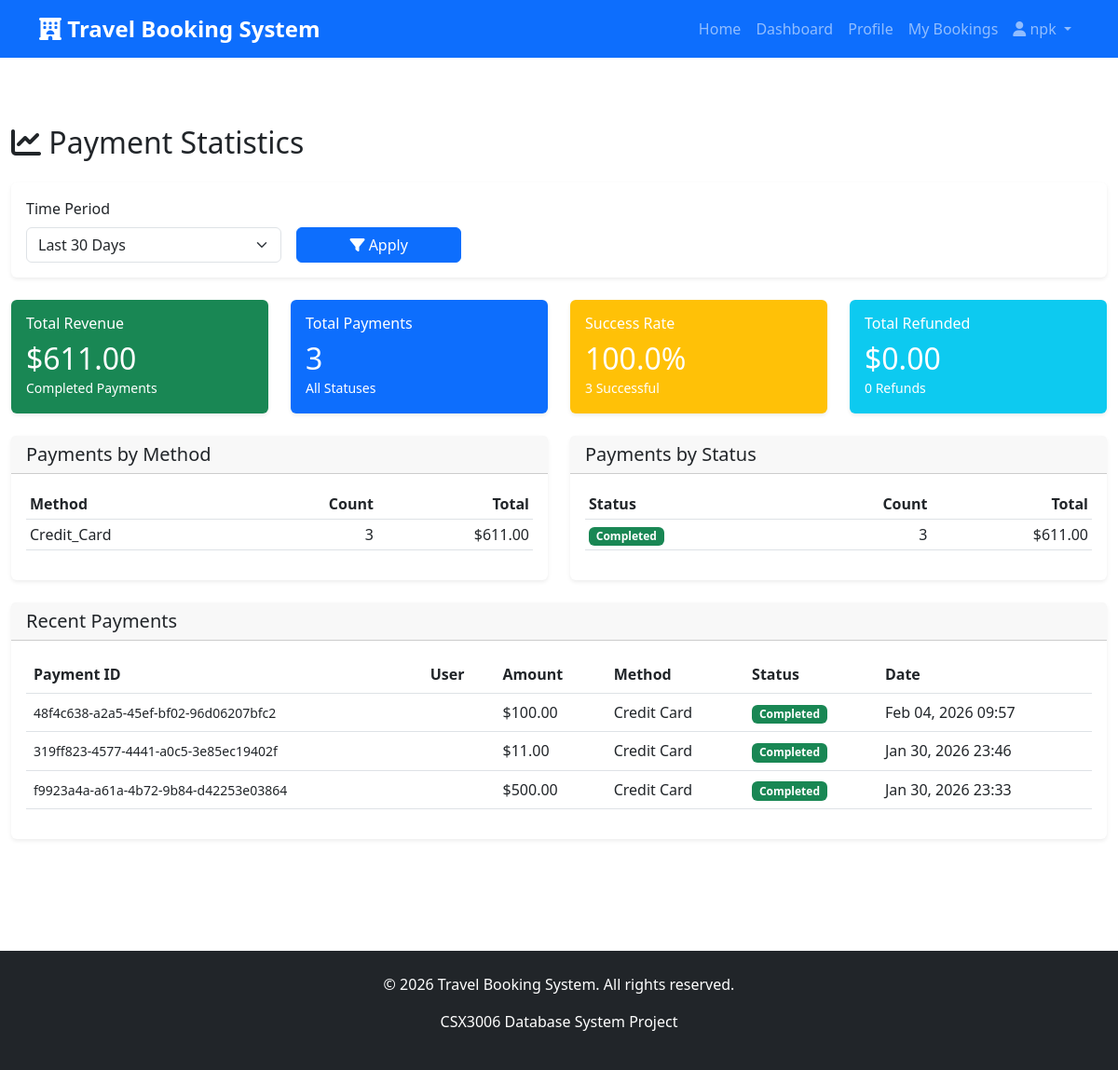
Before: /payments/statistics/ (signed in) with the older database file.
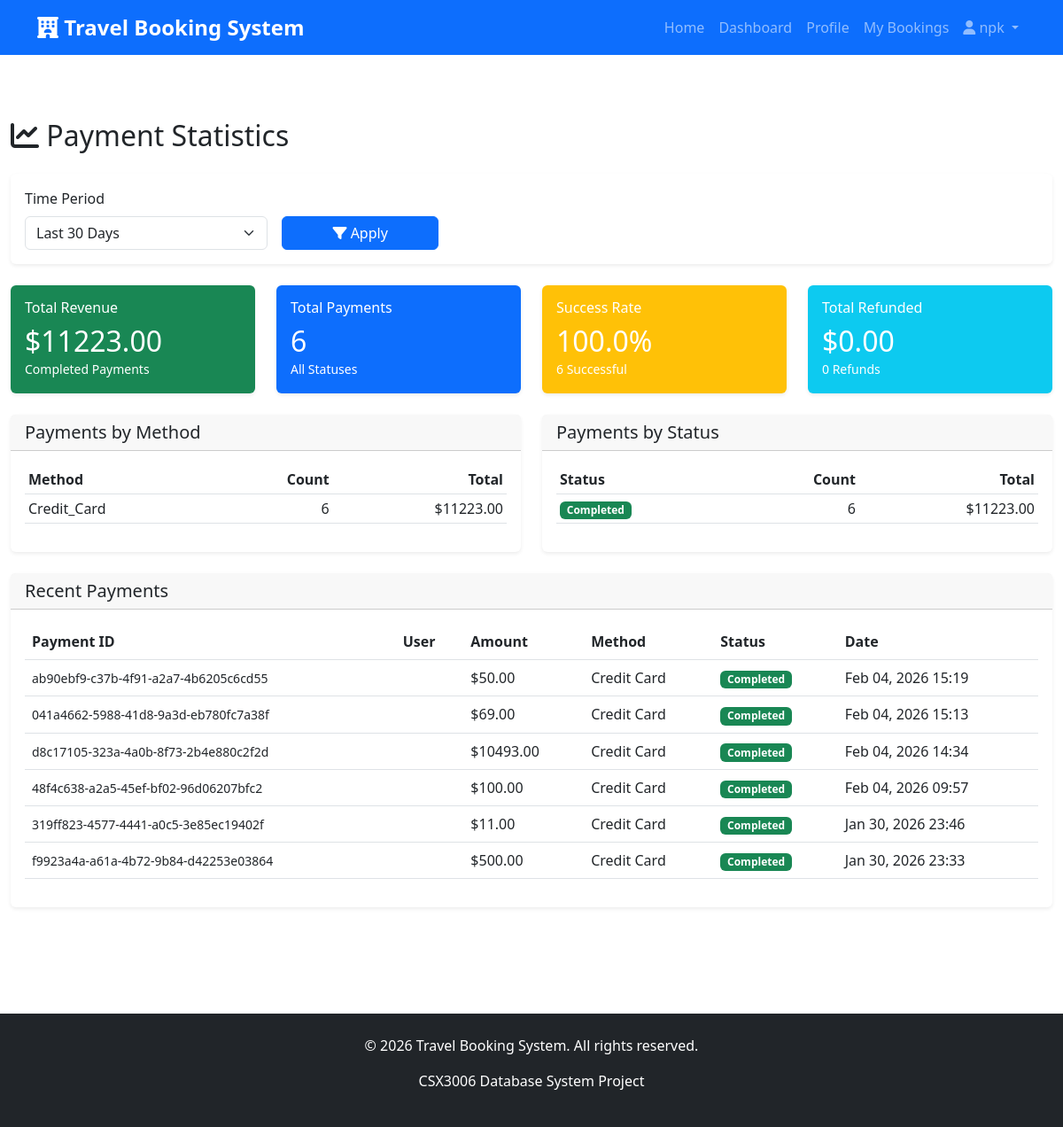
After: the same page with the newer database file.
### payments/models.py (models this page shows, shortened)
class Payment(models.Model):
    PAYMENT_METHOD_CHOICES = [
        ('credit_card', 'Credit Card'),
        ('debit_card', 'Debit Card'),
        ('bank_transfer', 'Bank Transfer'),
        ('paypal', 'PayPal'),
        ('cash', 'Cash'),
    ]
    STATUS_CHOICES = [
        ('pending', 'Pending'),
        ('completed', 'Completed'),
        ('failed', 'Failed'),
        ('refunded', 'Refunded'),
    ]
    CARD_TYPE_CHOICES = [
        ('visa', 'Visa'),
        ('mastercard', 'Mastercard'),
        ('amex', 'American Express'),
        ('discover', 'Discover'),
        ('other', 'Other'),
    ]
    payment_id = models.UUIDField(default=uuid.uuid4, unique=True, editable=False)
    booking = models.OneToOneField(Booking, on_delete=models.CASCADE, related_name='payment')
    user = models.ForeignKey(settings.AUTH_USER_MODEL, on_delete=models.CASCADE, related_name='payments')
    amount = models.DecimalField(max_digits=10, decimal_places=2)
    payment_method = models.CharField(max_length=20, choices=PAYMENT_METHOD_CHOICES)
    status = models.CharField(max_length=20, choices=STATUS_CHOICES, default='pending')
    transaction_id = models.CharField(max_length=100, unique=True, blank=True, null=True)
    card_type = models.CharField(max_length=20, choices=CARD_TYPE_CHOICES, blank=True, null=True)
    card_last_four = models.CharField(max_length=4, blank=True, null=True)
    card_holder_name = models.CharField(max_length=100, blank=True, null=True)
    bank_name = models.CharField(max_length=100, blank=True, null=True)
    account_number = models.CharField(max_length=50, blank=True, null=True)
    paypal_email = models.EmailField(blank=True, null=True)
    payment_date = models.DateTimeField(null=True, blank=True)
    created_at = models.DateTimeField(auto_now_add=True)
    updated_at = models.DateTimeField(auto_now=True)
    notes = models.TextField(blank=True, null=True)
    failure_reason = models.TextField(blank=True, null=True)
    class Meta:
        ordering = ['-created_at']
        indexes = [
            models.Index(fields=['-created_at']),
            models.Index(fields=['status']),
            models.Index(fields=['payment_method']),
        ]

### payments/views.py (the view)
# urls.py: path('statistics/', views.payment_statistics, name='statistics'),
@login_required
@admin_required
def payment_statistics(request):
    days = int(request.GET.get('days', 30))
    start_date = timezone.now() - timedelta(days=days)
    payments = Payment.objects.filter(created_at__gte=start_date)
    total_revenue = payments.filter(status='completed').aggregate(
        total=Sum('amount'))['total'] or 0
    total_refunded = payments.filter(status='refunded').aggregate(
        total=Sum('amount'))['total'] or 0
    payment_count = payments.count()
    completed_count = payments.filter(status='completed').count()
    failed_count = payments.filter(status='failed').count()
    refunded_count = payments.filter(status='refunded').count()
    success_rate = (completed_count / payment_count * 100) if payment_count > 0 else 0
    by_method = payments.values('payment_method').annotate(
        count=Count('id'),
        total=Sum('amount')
    ).order_by('-total')
    by_status = payments.values('status').annotate(
        count=Count('id'),
        total=Sum('amount')
    )
    recent_payments = Payment.objects.select_related('booking', 'user').order_by('-created_at')[:10]
    context = {
        'days': days,
        'total_revenue': total_revenue,
        'total_refunded': total_refunded,
        'payment_count': payment_count,
        'completed_count': completed_count,
        'failed_count': failed_count,
        'refunded_count': refunded_count,
        'success_rate': round(success_rate, 2),
        'by_method': by_method,
        'by_status': by_status,
        'recent_payments': recent_payments,
    }
    return render(request, 'payments/statistics.html', context)

### templates/payments/statistics.html (shortened to what the changed rows need)
{% extends 'base.html' %}
{% block content %}
<div class="container-fluid my-5">
    <h2 class="mb-4"><i class="fas fa-chart-line"></i> Payment Statistics</h2>
    <div class="row mb-4">
        <div class="col-md-3">
            <div class="card text-white bg-success">
                <div class="card-body">
                    <h6 class="card-title">Total Revenue</h6>
                    <h2 class="mb-0">${{ total_revenue|floatformat:2 }}</h2>
                    <small>Completed Payments</small>
                </div>
            </div>
        </div>
        <div class="col-md-3">
            <div class="card text-white bg-primary">
                <div class="card-body">
                    <h6 class="card-title">Total Payments</h6>
                    <h2 class="mb-0">{{ payment_count }}</h2>
                    <small>All Statuses</small>
                </div>
            </div>
        </div>
        <div class="col-md-3">
            <div class="card text-white bg-warning">
                <div class="card-body">
                    <h6 class="card-title">Success Rate</h6>
                    <h2 class="mb-0">{{ success_rate }}%</h2>
                    <small>{{ completed_count }} Successful</small>
                </div>
            </div>
        </div>
        <div class="col-md-3">
            <div class="card text-white bg-info">
                <div class="card-body">
                    <h2 class="mb-0">${{ total_refunded|floatformat:2 }}</h2>
                </div>
            </div>
        </div>
    </div>
    <div class="row mb-4">
        <div class="col-md-6">
            <div class="card">
                <div class="card-body">
                    <div class="table-responsive">
                        <table class="table table-sm">
                            <thead>
                                <tr>
                                    <th>Method</th>
                                    <th class="text-end">Count</th>
                                    <th class="text-end">Total</th>
                                </tr>
                            </thead>
                            <tbody>
                                {% for item in by_method %}
                                    <tr>
                                        <td>{{ item.payment_method|title }}</td>
                                        <td class="text-end">{{ item.count }}</td>
                                        <td class="text-end">${{ item.total|floatformat:2 }}</td>
                                    </tr>
                                {% endfor %}
                            </tbody>
                        </table>
                    </div>
                </div>
            </div>
        </div>
        <div class="col-md-6">
            <div class="card">
                <div class="card-body">
                    <div class="table-responsive">
                        <table class="table table-sm">
                            <thead>
                                <tr>
                                    <th>Status</th>
                                    <th class="text-end">Count</th>
                                    <th class="text-end">Total</th>
                                </tr>
                            </thead>
                            <tbody>
                                {% for item in by_status %}
                                    <tr>
                                        <td>
                                            {% if item.status == 'completed' %}
                                                <span class="badge bg-success">{{ item.status|title }}</span>
                                            {% elif item.status == 'pending' %}
                                                <span class="badge bg-warning">{{ item.status|title }}</span>
                                            {% elif item.status == 'failed' %}
                                                <span class="badge bg-danger">{{ item.status|title }}</span>
                                            {% else %}
                                                <span class="badge bg-info">{{ item.status|title }}</span>
                                            {% endif %}
                                        </td>
                                        <td class="text-end">{{ item.count }}</td>
                                        <td class="text-end">${{ item.total|floatformat:2 }}</td>
                                    </tr>
                                {% endfor %}
                            </tbody>
                        </table>
                    </div>
                </div>
            </div>
        </div>
    </div>
    <div class="card">
        <div class="card-body">
            <div class="table-responsive">
                <table class="table table-hover">
                    <thead>
                        <tr>
                            <th>Payment ID</th>
                            <th>User</th>
                            <th>Amount</th>
                            <th>Method</th>
                            <th>Status</th>
                            <th>Date</th>
                        </tr>
                    </thead>
                    <tbody>
                        {% for payment in recent_payments %}
                            <tr>
                                <td><small>{{ payment.payment_id }}</small></td>
                                <td>{{ payment.user.get_full_name }}</td>
                                <td>${{ payment.amount }}</td>
                                <td>{{ payment.get_payment_method_display }}</td>
                                <td>
                                    {% if payment.status == 'completed' %}
                                        <span class="badge bg-success">Completed</span>
                                    {% elif payment.status == 'pending' %}
                                        <span class="badge bg-warning">Pending</span>
                                    {% elif payment.status == 'failed' %}
                                        <span class="badge bg-danger">Failed</span>
                                    {% else %}
                                        <span class="badge bg-info">Refunded</span>
                                    {% endif %}
                                </td>
                                <td>{{ payment.created_at|date:"M d, Y H:i" }}</td>
                            </tr>
                        {% endfor %}
                    </tbody>
                </table>
            </div>
        </div>
    </div>
</div>
{% endblock %}

Changed rows visible on the page:
added Payment: payment_id "ab90ebf9-c37b-4f91-a2a7-4b6205c6cd55", amount "50.00", payment_method "Credit Card", status "Completed", created_at "Feb 04, 2026 15:19"
added Payment: payment_id "041a4662-5988-41d8-9a3d-eb780fc7a38f", amount "69.00", payment_method "Credit Card", status "Completed", created_at "Feb 04, 2026 15:13"
added Payment: payment_id "d8c17105-323a-4a0b-8f73-2b4e880c2f2d", amount "10493.00", payment_method "Credit Card", status "Completed", created_at "Feb 04, 2026 14:34"
Other visible differences:
{{ total_revenue|floatformat:2 }}: "611.00" → "11223.00"
{{ payment_count }}: "3" → "6"
{{ completed_count }}: "3" → "6"
new list line: "Credit_Card 6 $ 11223.00"
new list line: "Completed 6 $ 11223.00"
list line gone: "Credit_Card 3 $ 611.00"
list line gone: "Completed 3 $ 611.00"
